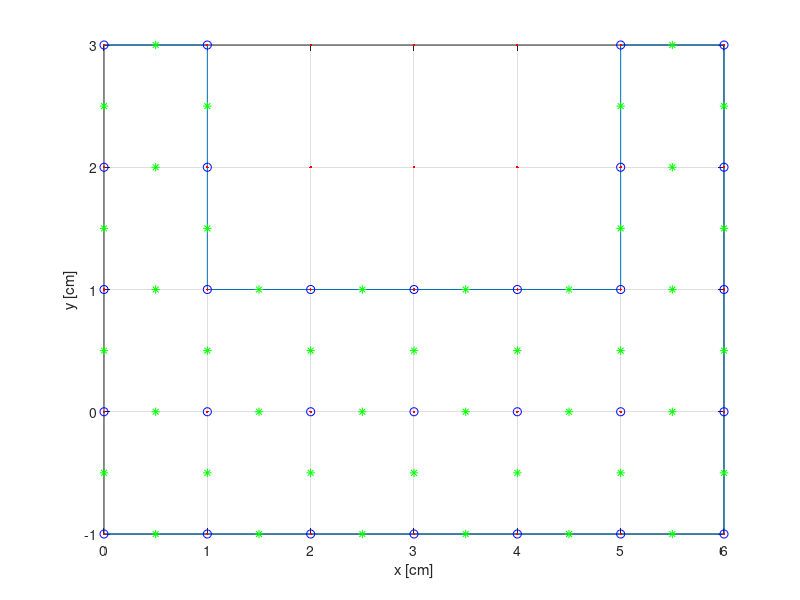
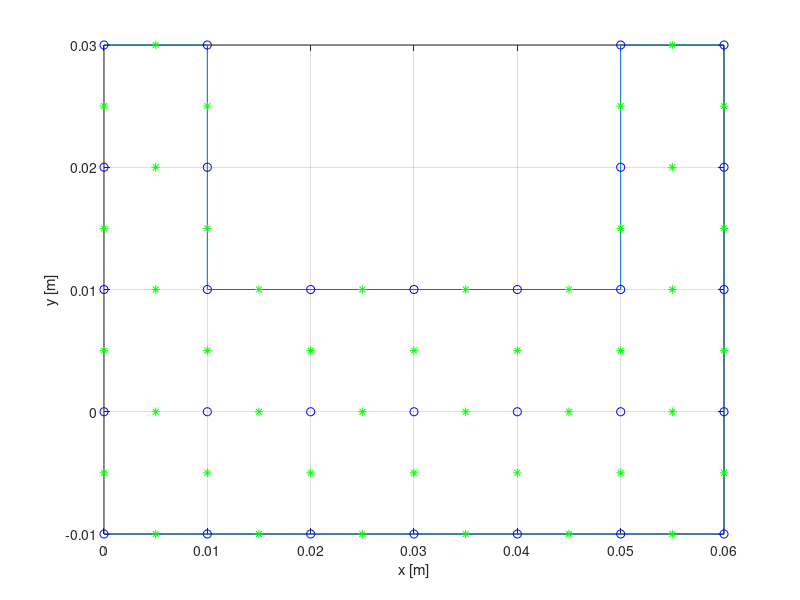
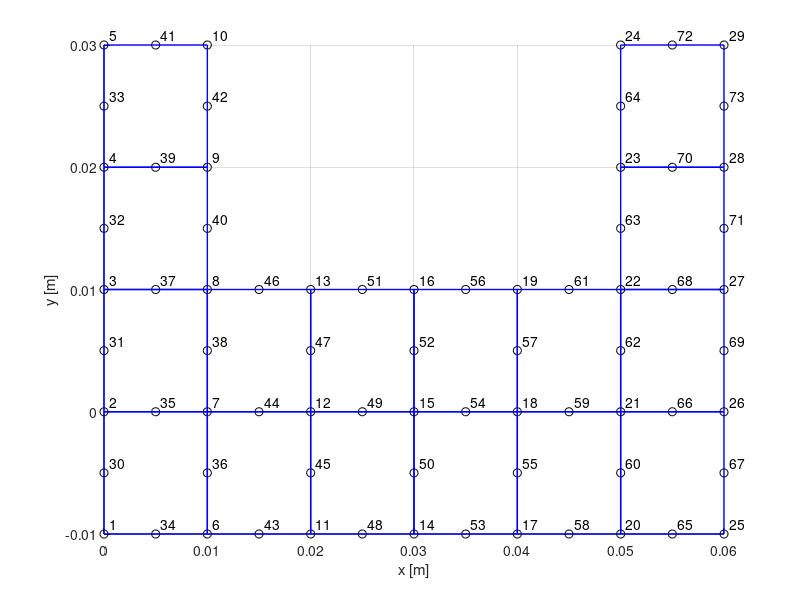

Source code (MATLAB) for these figures, in order: (Note: this script raises an error after producing the figures.)
clear all
close all
clc

% tworzenie geometrii
wierzcholki=[0,-1; 6,-1; 6,3; 5,3; 5,1; 1,1; 1,3; 0,3];
figure
plot(wierzcholki(:,1),wierzcholki(:,2),'-')
grid on
hold on
xlabel('x [cm]')
ylabel('y [cm]')

% tworzenie siatki
rozmiar=1; %działa bez zarzutow dla 1,0.5,0.25

% generowanie punktow na bazie maksymalnych rozmiarow 
[xGrid, yGrid] = meshgrid(min(wierzcholki(:,1)):rozmiar:max(wierzcholki(:,1)), min(wierzcholki(:,2)):rozmiar:max(wierzcholki(:,2)));
% wizualizacja punktów 
plot(xGrid, yGrid, 'r.'); 

% identyfikacja ktore punkty sa wewnatrz obiektu
in = inpolygon(xGrid, yGrid, wierzcholki(:,1), wierzcholki(:,2));
xInside = xGrid(in);
yInside = yGrid(in);

% wizualizacja punktów
plot(xInside, yInside, 'bo'); 

% znajdowanie par ktorych dystans od siebie = rozmiar
distances = pdist2([xInside, yInside], [xInside, yInside]);
distances = distances.*(tril(ones(length(distances))*inf)+1); % Eliminacja duplikatow przez nadanie wartosci inf macierzy trojkatnej
[rows, cols] = find(distances == rozmiar);

% tworzenie punktow miedzy parami
newX = [];
newY = [];
for i = 1:length(rows)
    x1 = xInside(rows(i));
    y1 = yInside(rows(i));
    x2 = xInside(cols(i));
    y2 = yInside(cols(i));
    
    newX = [newX; (x1 + x2) / 2];
    newY = [newY; (y1 + y2) / 2];
end

% wizualizacja punktów
plot(newX, newY, 'g*'); 


% zamiana cm na m (nie dziala jak da się od razu m, trzeba by dodać tolerancję)
wierzcholki = wierzcholki*0.01;
rozmiar=rozmiar*0.01;
newX = newX*0.01;
newY = newY*0.01;
xInside = xInside*0.01;
yInside = yInside*0.01;
figure
plot(wierzcholki(:,1),wierzcholki(:,2),'-',xInside, yInside, 'bo',newX, newY, 'g*')
xlabel('x [m]')
ylabel('y [m]')
grid on
%% tworzenie elementow
P = [xInside, yInside];
M = [newX, newY];

nodes = [P; M];

nP = size(P,1);   % liczba węzłów narożnych
findNode = @(pt) find( abs(nodes(:,1)-pt(1))<1e-10 & ...
                       abs(nodes(:,2)-pt(2))<1e-10 );
ELEMENTS = [];

dx = rozmiar;
dy = rozmiar;

for i = 1:nP
    x = P(i,1);
    y = P(i,2);

    % narożniki
    p1 = [x,     y];
    p2 = [x+dx,  y];
    p3 = [x+dx,  y+dy];
    p4 = [x,     y+dy];

    % sprawdzenie czy wszystkie narożniki istnieją
    if all( ismembertol([p1;p2;p3;p4], P, 1e-8, 'ByRows', true) )

        % środki boków
        m12 = (p1+p2)/2;
        m23 = (p2+p3)/2;
        m34 = (p3+p4)/2;
        m41 = (p4+p1)/2;

        % ID węzłów
        el = [
            findNode(p1)
            findNode(p2)
            findNode(p3)
            findNode(p4)
            findNode(m12)
            findNode(m23)
            findNode(m34)
            findNode(m41)
        ];

        ELEMENTS = [ELEMENTS; el'];

    end
end


figure; hold on; grid on
plot(nodes(:,1), nodes(:,2), 'ko')
xlabel('x [m]')
ylabel('y [m]')
for e = 1:size(ELEMENTS,1)
    el = ELEMENTS(e,[1:4 1]); % tylko narożniki
    plot(nodes(el,1), nodes(el,2),'b-','LineWidth',1)
end

for i=1:size(nodes,1)
    text(nodes(i,1)+rozmiar*0.05, nodes(i,2)+rozmiar*0.08, num2str(i))
end

%% inicjalizacja macierzy globalnych
load fem_symbolic

nN = size(nodes,1);        % liczba węzłów globalnych
nE = size(ELEMENTS,1);     % liczba elementów

K = zeros(nN);             % globalna macierz sztywności
R = zeros(nN,1);           % globalny wektor obciążeń

%% parametry globalne
kx = 55;
ky = 55;
p  = 0;

Q     = 800;
% max Q aby t<35
%Q=2.6194e+05
h     = 85;
Tinf  = 22+273.15;

%% definicje warunków brzegowych konwekcji
BC_poly = [
  0.00 0.00
  0.00 0.03
  0.01 0.03
  0.01 0.01
  0.05 0.01
  0.05 0.03
  0.06 0.03
  0.06 0.00
];

tol = 1e-8;
%% pętla po elementach
for e = 1:nE

    nodes_e = ELEMENTS(e,:);      % globalne ID węzłów elementu
    Xe = nodes(nodes_e,1);
    Ye = nodes(nodes_e,2);

    %% ---------- OBJĘTOŚĆ ----------

    if min(Ye) <-rozmiar*0.5 %źródło znajduje się w każdym elemencie pod osią x
        q_e = Q;
    else
        q_e = 0;
    end

    Kk_e = Kk_sym(kx,ky);
    Kp_e = Kp_sym(p);
    Rq_e = Rq_sym(q_e);

    %% ---------- BRZEGI ----------
    Kalfa_e = zeros(8);
    Rbeta_e = zeros(8,1);

    % lokalne boki: [1-3], [3-5], [5-7], [7-1]
    edgeLoc = [1 2; 2 3; 3 4; 4 1];

    for ed = 1:4

        g1 = nodes_e(edgeLoc(ed,1));
        g2 = nodes_e(edgeLoc(ed,2));

        p1 = nodes(g1,:);
        p2 = nodes(g2,:);

        if edge_fully_on_poly(p1,p2,BC_poly,tol)
            alfa_e = h;
            beta_e = h*Tinf;
        else
            alfa_e = 0;
            beta_e = 0;
        end

        if alfa_e ~= 0
            Kalfa_e = Kalfa_e + Kalfa_edge{ed}(alfa_e);
        end

        if beta_e ~= 0
            Rbeta_e = Rbeta_e + Rbeta_edge{ed}(beta_e)';
        end 
    end

    %% ---------- MACIERZE ELEMENTU ----------
    Ke = Kk_e + Kp_e + Kalfa_e;
    Re = Rq_e' + Rbeta_e;

    % zamiana kolejnosci pkt w elemencie aby uprościć agregację
    temp=nodes_e;
    nodes_e(:,2)=temp(:,5);
    nodes_e(:,3)=temp(:,2);
    nodes_e(:,4)=temp(:,6);
    nodes_e(:,5)=temp(:,3);
    nodes_e(:,6)=temp(:,7);
    nodes_e(:,7)=temp(:,4);
    %% ---------- AGREGACJA ----------
    for i = 1:8
        I = nodes_e(i);
        R(I) = R(I) + Re(i);
        for j = 1:8
             J = nodes_e(j);
             K(I,J) = K(I,J) + Ke(i,j);
        end
    end
end

%% ---------- ROZWIĄZANIE ----------
u = K\R;

%% ---------- WIZUALIZACJA ----------
ksi = linspace(-1,1,20);
eta = linspace(-1,1,20);
[KS, ET] = meshgrid(ksi, eta);
N1 = 0.25*(1-KS).*(1-ET);
N2 = 0.25*(1+KS).*(1-ET);
N3 = 0.25*(1+KS).*(1+ET);
N4 = 0.25*(1-KS).*(1+ET);
figure; hold on; axis equal
title('Rozkład temperatury [deg C]')
xlabel('x [m]')
ylabel('y [m]')

for e = 1:size(ELEMENTS,1)
    el = ELEMENTS(e,1:4);

    % współrzędne węzłów elementu
    Xe = nodes(el,1);
    Ye = nodes(el,2);
    Te = u(el) - 273.15;

    % aproksymacja temperatury
    Tloc = N1*Te(1) + N2*Te(2) + N3*Te(3) + N4*Te(4);

    % aproksymacja geometrii
    Xloc = N1*Xe(1) + N2*Xe(2) + N3*Xe(3) + N4*Xe(4);
    Yloc = N1*Ye(1) + N2*Ye(2) + N3*Ye(3) + N4*Ye(4);

    surf(Xloc, Yloc, zeros(size(Tloc)), Tloc, ...
        'EdgeColor','none');
end

view(2)
colorbar
colormap(turbo)
xlabel('x [m]')
ylabel('y [m]')

%% funkcje pomocnicze
function onBC = edge_fully_on_poly(p1, p2, poly, tol)
% TRUE tylko jeśli caly bok elementu leży na jednym odcinku BC

onBC = false;

for i = 1:size(poly,1)-1
    q1 = poly(i,:);
    q2 = poly(i+1,:);

    % oba punkty boku muszą leżeć na tym samym odcinku BC
    if point_on_segment(p1,q1,q2,tol) && ...
       point_on_segment(p2,q1,q2,tol)
        onBC = true;
        return
    end
end
end

function tf = point_on_segment(p, a, b, tol)
% punkt p leży na odcinku a-b

v1 = p - a;
v2 = b - a;

% współliniowość
if norm(cross([v1 0],[v2 0])) > tol
    tf = false;
    return
end

% zawarcie w przedziale
t = dot(v1,v2) / dot(v2,v2);
tf = (t > -tol) && (t < 1+tol);
end
